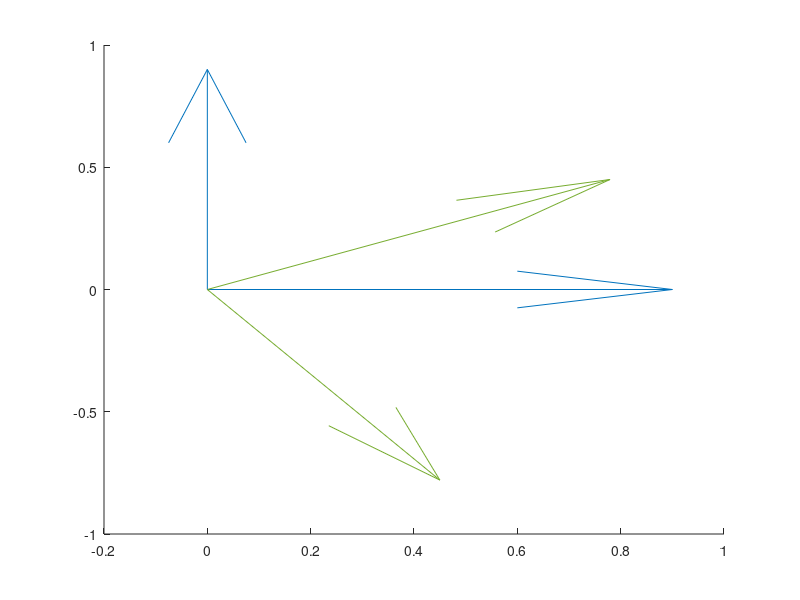

The MATLAB script that drew this image:
clear

theta = deg2rad(60);
Q = [cos(theta) -sin(theta) 0 ;
     sin(theta)  cos(theta) 0 ;
     0           0          1];
 
 
figure
hold on 
N = quiver3(zeros(3,1),zeros(3,1),zeros(3,1),[1 0 0]',[0 1 0]',[0 0 1]')
B = quiver3(zeros(3,1),zeros(3,1),zeros(3,1),Q*[1 0 0]',Q*[0 1 0]',[0 0 1]')
hold off 

 
 

